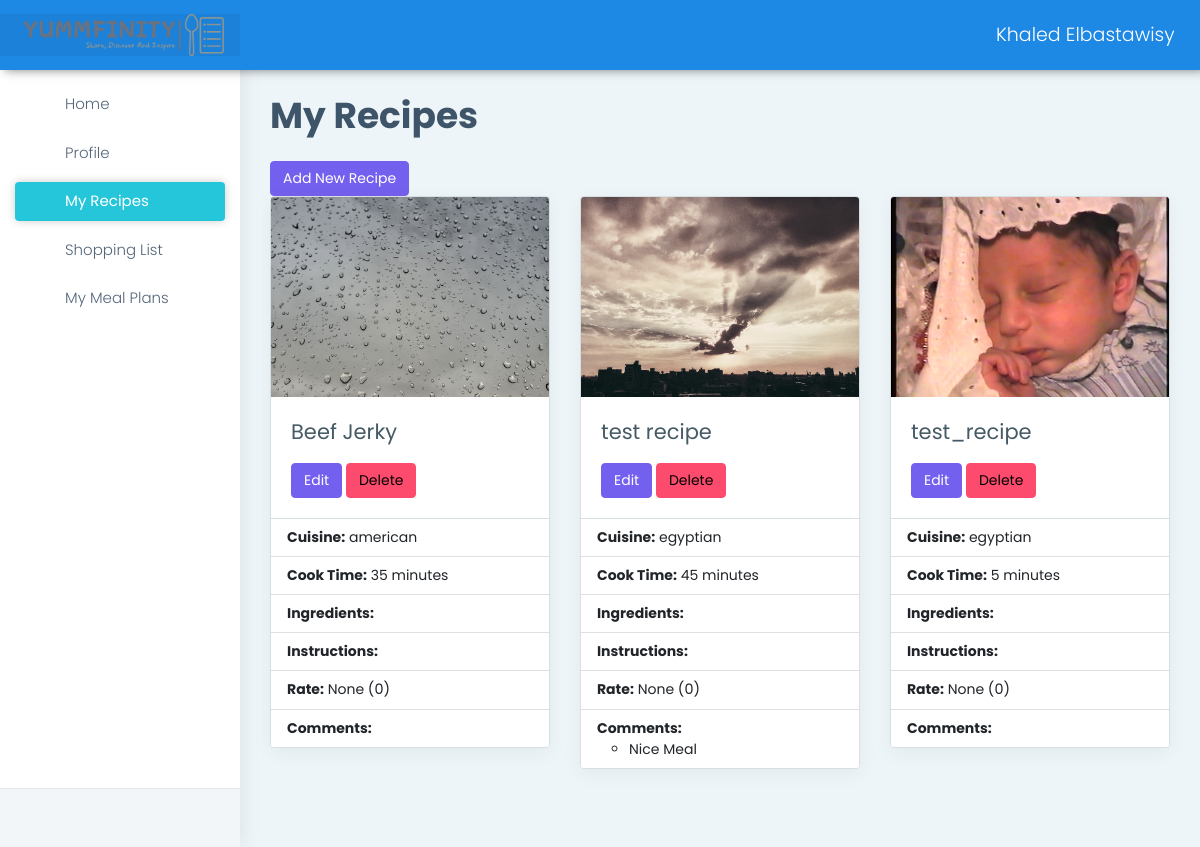
The app's page /my_recipes (signed in) with its own data.
### apps/authentication/models.py (models this page shows, shortened)
class User(db.Model, UserMixin):
    id = db.Column(db.Integer, primary_key=True)
    username = db.Column(db.String(64), unique=True)
    email = db.Column(db.String(64), unique=True)
    password = db.Column(db.LargeBinary)
    recipes = db.relationship('Recipe', backref='user')
    ratings = db.relationship('Rating', backref='user')
    comments = db.relationship('Comment', backref='user')
    profile = db.relationship("UserProfile", uselist=False, back_populates="user")
    activities = db.relationship('UserActivity', back_populates='user', lazy=True)
    followers = db.relationship('Follow', foreign_keys=[Follow.followed_id], back_populates='followed', lazy='dynamic', cascade='all, delete-orphan')
    following = db.relationship('Follow', foreign_keys=[Follow.follower_id], back_populates='follower', lazy='dynamic', cascade='all, delete-orphan')
    shopping_list = db.relationship('ShoppingList', backref='user', lazy=True, cascade='all, delete-orphan')
    meal_plan = db.relationship('MealPlan', backref='user', lazy=True, cascade='all, delete-orphan')

class Recipe(db.Model):
    id = db.Column(db.Integer, primary_key=True)
    cuisine = db.Column(db.String(64))
    name = db.Column(db.String(64))
    description = db.Column(db.Text, nullable=False)
    user_id = db.Column(db.Integer, db.ForeignKey('user.id'), nullable=False)
    cooking_time = db.Column(db.Integer, nullable=False)
    cuisine = db.Column(db.String(64), nullable=False)
    image = db.Column(db.String(255), nullable=True)
    ingredients = db.relationship('Ingredient', backref='recipe', lazy=True, cascade='all, delete-orphan')
    instructions = db.relationship('Instruction', backref='recipe', lazy=True, cascade='all, delete-orphan')
    ratings = db.relationship('Rating', backref='recipe', lazy=True, cascade='all, delete-orphan')
    comments = db.relationship('Comment', backref='recipe', lazy=True, cascade='all, delete-orphan')
    activities = db.relationship('UserActivity', back_populates='recipe', lazy=True, cascade='all, delete-orphan')

class Comment(db.Model):
    id = db.Column(db.Integer, primary_key=True)
    content = db.Column(db.Text, nullable=False)
    timestamp = db.Column(db.DateTime, default=datetime.now)
    user_id = db.Column(db.Integer, db.ForeignKey('user.id'), nullable=False)
    recipe_id = db.Column(db.Integer, db.ForeignKey('recipe.id'), nullable=False)
    timestamp = db.Column(db.DateTime, default=datetime.now)
    activities = db.relationship('UserActivity', back_populates='comment', lazy=True)

### apps/home/routes.py (the view)
@blueprint.route('/my_recipes', methods=['GET', 'POST'])
@login_required
def my_recipes():
    recipes = Recipe.query.filter_by(user_id= current_user.id).all()
    full_recipes_data = []
    for recipe in recipes:
        comments = Comment.query.filter_by(recipe_id=recipe.id).all()
        rates = Rating.query.filter_by(recipe_id=recipe.id).all()
        avg_rating = None if not rates else sum(rate.rating for rate in rates) / len(rates)
        instructions = Instruction.query.filter_by(recipe_id=recipe.id).all()
        ingredients = Ingredient.query.filter_by(recipe_id=recipe.id).all()
        full_recipes_data.append({
            'id': recipe.id,
            'name': recipe.name,
            'image': recipe.image,
            'cooking_time': recipe.cooking_time,
            'cuisine': recipe.cuisine,
            'comments': comments,
            'rate': avg_rating,
            'rate_count': len(rates),
            'instructions': instructions,
            'ingredients': ingredients
        })
    return render_template('home/my_recipes.html', recipes= full_recipes_data)

### apps/__init__.py (called while the page is built)
def configure_database(app):
    @app.before_first_request
    def initialize_database():
        db.create_all()
    @app.teardown_request
    def shutdown_session(exception=None):
        db.session.remove()

### apps/authentication/models.py (called while the page is built)
@login_manager.user_loader
def user_loader(id):
    return User.query.filter_by(id=id).first()

### apps/templates/home/my_recipes.html (shortened to what this page needs)
{% extends "layouts/base.html" %}
{% block stylesheets %}
<link href="https://cdn.jsdelivr.net/npm/bootstrap@5.3.0-alpha1/dist/css/bootstrap.min.css" rel="stylesheet">
{% endblock stylesheets %}
{% block content %}
<body>
    <div class="container-fluid py-4">
        <div class="row">
            {%if recipes|length == 0%}
            <div class="col-md-12">
                <div class="alert alert-info" role="alert">
                    <h4 class="alert-heading">No Recipes Found!</h4>
                    <p>It seems you have not added any recipes yet. Click the button below to add your first recipe.</p>
                    <hr>
                    <a href="{{ url_for('home_blueprint.create_recipe') }}" class="btn btn-primary">Add Your First Recipe</a>
                </div>
            {%else%}
            <div class="col-md-12">
                <h1 class="mb-4">My Recipes</h1>
            <a href="{{ url_for('home_blueprint.create_recipe') }}" class="btn btn-primary add-recipe-btn">Add New Recipe</a>
            </div>
            {% for recipe in recipes %}
            <div class="col-md-6 col-lg-4 mb-4">
                <div class="card">
                    {% if recipe.image %}
                    <img src="{{ url_for('static', filename='assets/images/' + recipe.image) }}" class="card-img-top" alt="{{ recipe.name }}">
                    {% endif %}
                    <div class="card-body">
                        <h5 class="card-title">{{ recipe.name }}</h5>
                        <a href="{{ url_for('home_blueprint.edit_recipe', recipe_id=recipe.id) }}" class="btn btn-primary">Edit</a>
                        <form action="{{ url_for('home_blueprint.delete_recipe', id=recipe.id) }}" method="post" class="d-inline">
                            <button type="submit" class="btn btn-danger" onclick="return confirm('Are you sure you want to delete this recipe?')">Delete</button>
                        </form>
                    </div>
                    <ul class="list-group list-group-flush">
                        <li class="list-group-item"><strong>Cuisine:</strong> {{ recipe.cuisine }}</li>
                        <li class="list-group-item"><strong>Cook Time:</strong> {{ recipe.cooking_time }} minutes</li>
                        <li class="list-group-item"><strong>Ingredients:</strong>
                        </li>
                        <li class="list-group-item"><strong>Instructions:</strong>
                        </li>
                        <li class="list-group-item"><strong>Rate:</strong> {{ recipe.rate }} <span class="rate-count">({{ recipe.rate_count }})</span></li>
                        <li class="list-group-item"><strong>Comments:</strong>
                            <ul>
                                {% for comment in recipe.comments %}
                                <li>{{ comment.content }}</li>
                                {% endfor %}
                            </ul>
                        </li>
                    </ul>
                </div>
            </div>
            {% endfor %}
            {%endif%}
        </div>
    </div>
{% endblock content %}

### apps/templates/includes/navigation.html (shortened to what this page needs)
<header class="topbar" data-navbarbg="skin6">
    <nav class="navbar top-navbar navbar-expand-md navbar-dark">
        <div class="navbar-header" data-logobg="skin6">
            <a class="navbar-brand ms-4" href="/">
                <img src="{{ config.ASSETS_ROOT }}/images/logo-no-background.png" alt="homepage" class="dark-logo" style="width: 200px; height: auto;" />
            </a>
        </div>
        <div class="navbar-collapse collapse" id="navbarSupportedContent" data-navbarbg="skin5">
            <ul class="navbar-nav">
                <li class="nav-item dropdown">
                    <a class="nav-link dropdown-toggle text-muted waves-effect waves-dark" href="#" id="navbarDropdown" role="button" data-bs-toggle="dropdown" aria-expanded="false">
                        {{ current_user.username }}
                    </a>
                </li>
            </ul>
        </div>
    </nav>
</header>

### apps/templates/home/my_recipes.html (style rules this page uses)
body { background-color: #f8f9fa; }
.card { border-radius: 10px; overflow: hidden; box-shadow: 0 0.5rem 1rem rgba(0, 0, 0, 0.15); }
.card img { height: 200px; object-fit: cover; }
.card-body { position: relative; }
.card-title { font-size: 1.5rem; font-weight: bold; }
.rate-count { font-size: 0.9rem; }
.add-recipe-btn { top: 20px; right: 20px; background-color: #007bff; color: #fff; border: none; border-radius: 4px; padding: 6px 12px; font-size: 14px; font-weight: 600; text-decoration: none; }

### records on screen
User: username "Khaled Elbastawisy"
Recipe: image (picture), name "Beef Jerky", cuisine "american", cooking_time "35", rate "None", rate_count "0"
Recipe: image (picture), name "test recipe", cuisine "egyptian", cooking_time "45", rate "None", rate_count "0"
Comment: content "Nice Meal"
Recipe: image (picture), name "test_recipe", cuisine "egyptian", cooking_time "5", rate "None", rate_count "0"
